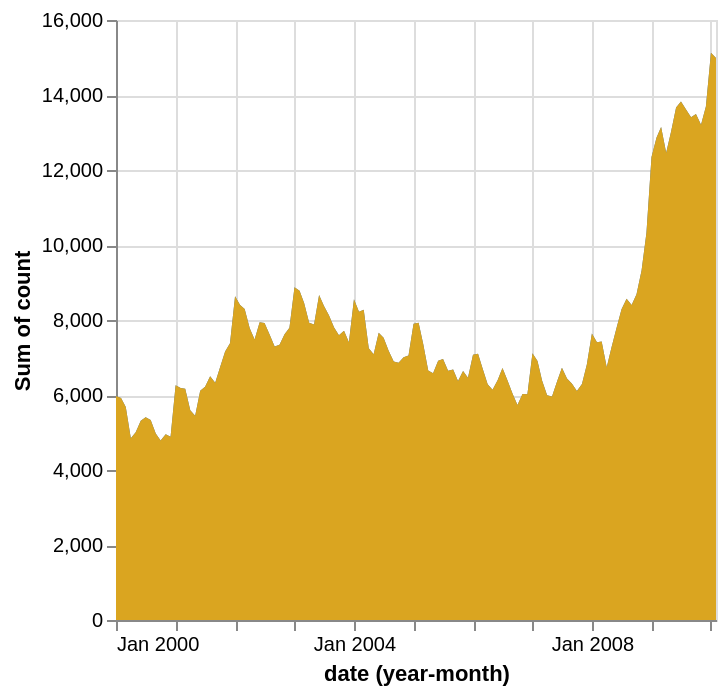

Describe this chart as a Vega-Lite specification.
### Vega-Lite specification from a JSON file in a GitHub repository (floating-point values rounded to 4 significant figures; data arrays with more than 128 entries replaced by an {"elided": "..."} marker saying what was removed)
{"$schema": "https://vega.github.io/schema/vega-lite/v4.json", "data": {"values": {"elided": "1708 records"}}, "encoding": {"x": {"timeUnit": "yearmonth", "field": "date"}, "y": {"aggregate": "sum", "field": "count"}}, "layer": [{"selection": {"brush": {"type": "interval", "encodings": ["x"]}}, "mark": "area"}, {"transform": [{"filter": {"selection": "brush"}}], "mark": {"type": "area", "color": "goldenrod"}}]}
